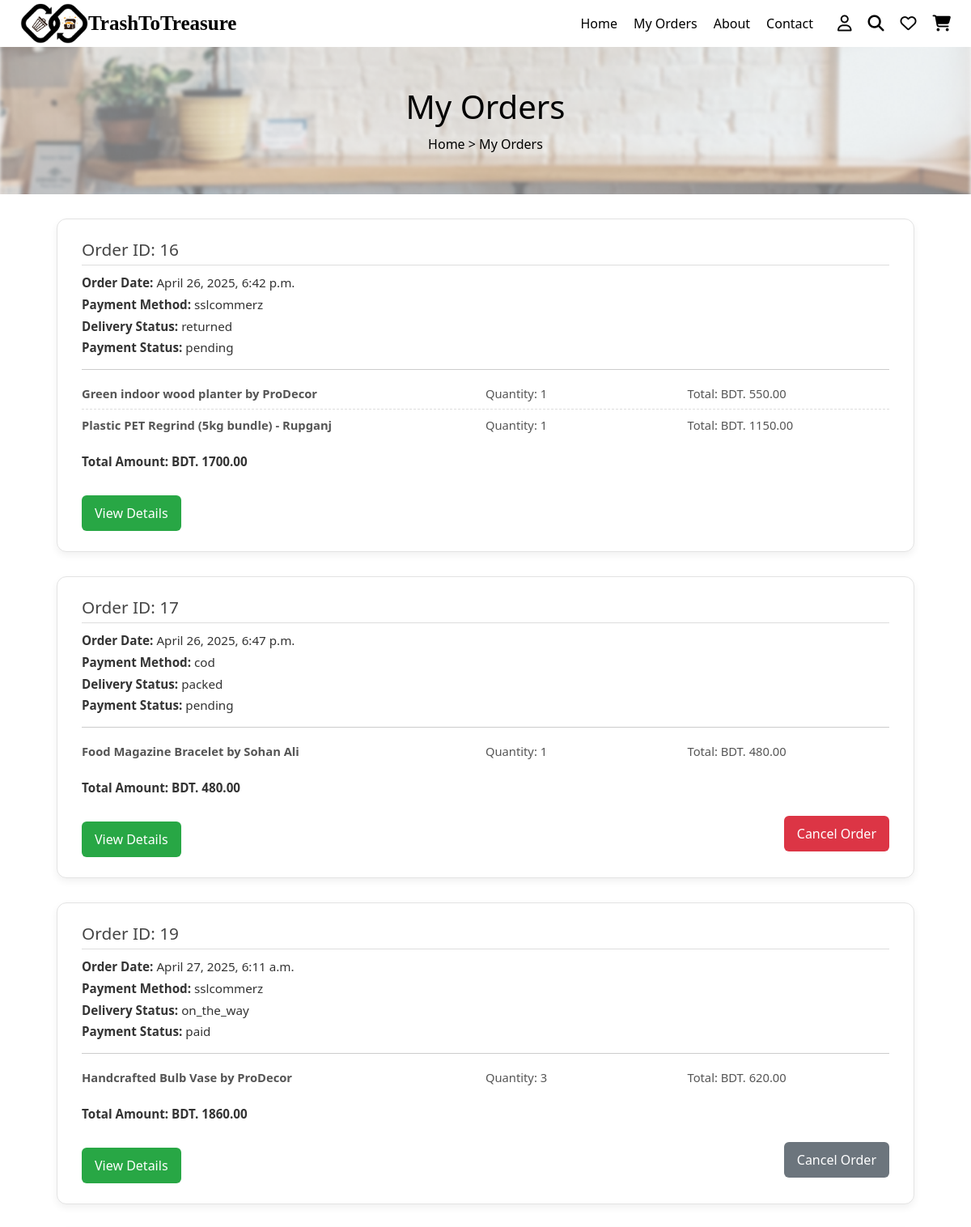
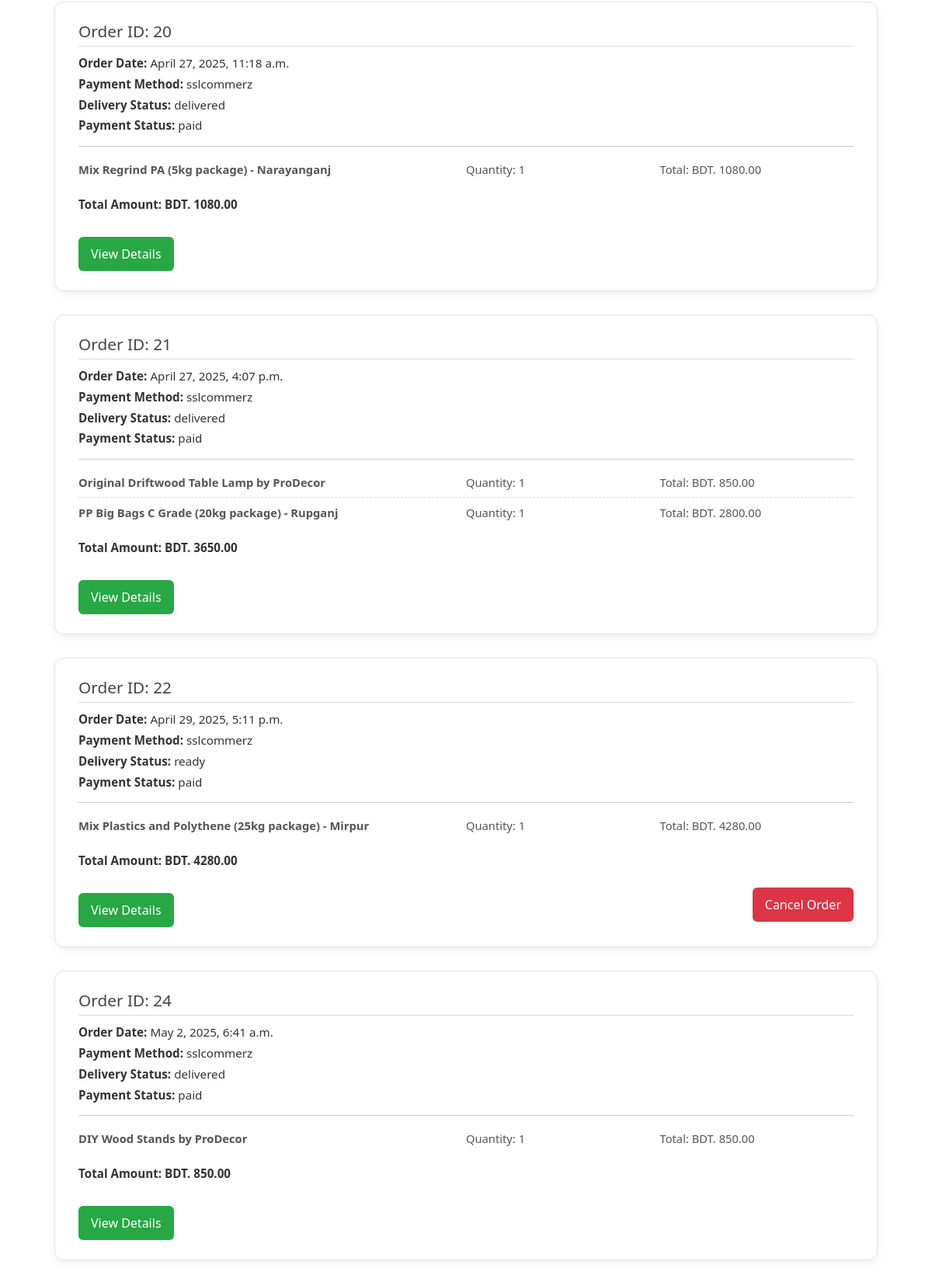
Page /my-orders/ (signed in, upper part) on the committed database (2 pictures, top to bottom).
### marketplace/models.py (models this page shows, shortened)
class Order(models.Model):
    PAYMENT_CHOICES = [
        ('sslcommerz', 'SSLCommerz'),
        ('cod', 'Cash on Delivery'),
    ]
    PAYMENT_STATUS_CHOICES = [
        ('pending', 'Pending'),
        ('paid', 'Paid'),
        ('failed', 'Failed'),
    ]
    DELIVERY_STATUS_CHOICES = [
        ('ready', 'Ready to Ship'),
        ('packed', 'Packed'),
        ('on_the_way', 'On the Way'),
        ('delivered', 'Delivered'),
        ('cancelled', 'Cancelled'),
        ('returned', 'Returned'),
    ]
    buyer = models.ForeignKey(User, on_delete=models.CASCADE)
    first_name = models.CharField(max_length=50, blank=True, null=True)
    last_name = models.CharField(max_length=50, blank=True, null=True)
    company = models.CharField(max_length=100, blank=True, null=True)
    country = models.CharField(max_length=50, blank=True, null=True)
    street_address = models.CharField(max_length=255, blank=True, null=True)
    city = models.CharField(max_length=50, blank=True, null=True)
    state = models.CharField(max_length=50, blank=True, null=True)
    zip_code = models.CharField(max_length=10, blank=True, null=True)
    phone = models.CharField(max_length=20, blank=True, null=True)
    email = models.EmailField(blank=True, null=True)
    payment_method = models.CharField(max_length=20, choices=PAYMENT_CHOICES)
    payment_status = models.CharField(max_length=20, choices=PAYMENT_STATUS_CHOICES, default='pending')
    delivery_status = models.CharField(max_length=20, choices=DELIVERY_STATUS_CHOICES, default='ready')
    total_amount = models.DecimalField(max_digits=10, decimal_places=2)
    created_at = models.DateTimeField(auto_now_add=True)
    assigned_delivery_guy = models.ForeignKey(
        User,
        on_delete=models.SET_NULL,
        null=True,
        blank=True,
        related_name='assigned_orders'
    )
    expected_delivery = models.DateTimeField(null=True, blank=True)

class OrderItem(models.Model):
    order = models.ForeignKey(Order, on_delete=models.CASCADE, related_name='items')
    content_type = models.ForeignKey(ContentType, on_delete=models.CASCADE)
    object_id = models.PositiveIntegerField()
    item = GenericForeignKey('content_type', 'object_id')
    quantity = models.PositiveIntegerField()
    price = models.DecimalField(max_digits=10, decimal_places=2)

class UpcycledProduct(models.Model):
    product_name = models.CharField(max_length=255, default="")
    category = models.CharField(max_length=100, default="")
    description = models.TextField()
    price = models.DecimalField(max_digits=10, decimal_places=2)
    product_status = models.CharField(max_length=20, choices=PRODUCT_STATUS_CHOICES, default='active')
    artisan = models.ForeignKey(User, on_delete=models.CASCADE, related_name='upcycled_products', null=True, blank=True)
    approval_status = models.BooleanField(default=False)
    stock_availability = models.IntegerField()
    product_images = models.ImageField(upload_to='upcycled_products/', blank=True, null=True)
    location = models.CharField(max_length=255, default="")
    rating = models.DecimalField(max_digits=3, decimal_places=2, default=0.0)
    tags = models.CharField(max_length=255, blank=True, null=True)
    listing_date = models.DateTimeField(auto_now_add=True)
    last_updated = models.DateTimeField(auto_now=True, null=True, blank=True)
    sold_count = models.IntegerField(default=0)
    delivery_status = models.CharField(max_length=20, choices=DELIVERY_STATUS_CHOICES, default='ready')
    slug = models.SlugField(max_length=255, unique=True, blank=True)
    reviews = GenericRelation(Review)
    def __str__(self):
        if self.artisan:
          display_name = getattr(self.artisan, 'name', None) or self.artisan.get_full_name() or self.artisan.username
        else:
            display_name = "Unknown"
        return f"{self.product_name} by {display_name}"

class TrashItem(models.Model):
    material_name = models.CharField(max_length=255, default="")  # Change as needed
    category = models.CharField(max_length=100, default="")  # Change as needed
    description = models.TextField()
    condition = models.CharField(max_length=50, default="")  # Set a meaningful default
    quantity = models.IntegerField(default=0)
    price = models.DecimalField(max_digits=10, decimal_places=2)
    trash_point = models.CharField(max_length=255, default="")  # Set a meaningful default
    images = models.ImageField(upload_to='waste_images/', blank=True, null=True)
    location = models.CharField(max_length=255, default="")  # Set a meaningful default
    product_status = models.CharField(max_length=20, choices=PRODUCT_STATUS_CHOICES, default='')
    delivery_status = models.CharField(max_length=20, choices=DELIVERY_STATUS_CHOICES, default='')
    slug = models.SlugField(max_length=255, unique=True, blank=True)
    listing_date = models.DateTimeField(auto_now_add=True)
    last_updated = models.DateTimeField(auto_now=True, null=True, blank=True)
    tags = models.CharField(max_length=255, blank=True, null=True)
    rating = models.DecimalField(max_digits=3, decimal_places=2, default=0.0)
    reviews = GenericRelation(Review)
    def __str__(self):
        return f"{self.material_name} - {self.trash_point}"

### users/models.py (models this page shows, shortened)
class CustomUser(AbstractUser):
    name = models.CharField(max_length=100)
    email = models.EmailField(unique=True)
    phone = models.CharField(max_length=15)
    role = models.CharField(max_length=10, choices=ROLE_CHOICES)
    account_status = models.CharField(max_length=10, choices=ACCOUNT_STATUS_CHOICES, default='active')
    objects = CustomUserManager()  # ✅ Use your custom manager
    REQUIRED_FIELDS = ['email']
    USERNAME_FIELD = 'username'

### marketplace/views.py (the view)
# urls.py: path('my-orders/', views.my_orders, name='my_orders'),
@login_required
def my_orders(request):
    orders = Order.objects.filter(buyer=request.user)  # Assuming user is a ForeignKey in Order model
    context = {
        'orders': orders
    }
    return render(request, 'my_orders.html', context)

### marketplace/templates/my_orders.html (shortened to what this page needs)
{% load static %}
{% include "header.html" %}
<!DOCTYPE html>
<html lang="en">
<head>
    <link rel="stylesheet" href="{% static 'css/my_orders.css' %}">
</head>
<body>
    <section class="product-banner">
        <h2>My Orders</h2>
        <p><a href="/">Home</a> > My Orders</p>
    </section>
    <div class="my-orders-container">
        <div class="order-grid">
            {% for order in orders %}
                <div class="order-card">
                    <h3>Order ID: {{ order.id }}</h3>
                    <p><strong>Order Date:</strong> {{ order.created_at }}</p>
                    <p><strong>Payment Method:</strong> {{ order.payment_method }}</p>
                    <p><strong>Delivery Status:</strong> {{ order.delivery_status }}</p>
                    <p><strong>Payment Status:</strong> {{ order.payment_status }}</p>
                    <div class="order-items">
                        {% for item in order.items.all %}
                            <div class="order-item">
                                <p><strong>
                                    {% if item.item %}
                                        {{ item.item }}
                                    {% else %}
                                        No product found
                                    {% endif %}
                                </strong></p>
                                <p>Quantity: {{ item.quantity }}</p>
                                <p>Total: BDT. {{ item.price }}</p>
                            </div>
                        {% endfor %}
                    </div>
                    <div class="order-total">
                        <p><strong>Total Amount: </strong>BDT. {{ order.total_amount }}</p>
                    </div>
                    <div style="display: flex; justify-content: space-between; align-items: center; margin-top: 15px;">
                        <a href="{% url 'order_details' order.id %}" class="view-details-btn">View Details</a>
                        {% if order.delivery_status|lower == 'ready' or order.delivery_status|lower == 'packed' %}
                            <form method="POST" action="{% url 'cancel_order' order.id %}">
                                <button type="submit" class="cancel-order-btn">Cancel Order</button>
                            </form>
                        {% elif order.delivery_status|lower == 'on_the_way' %}
                            <button class="cancel-disabled-btn" onclick="alert('Order is on the way. You cannot cancel it now.')">Cancel Order</button>
                        {% endif %}
                    </div>
                </div>
            {% empty %}
                <p>You have no orders yet.</p>
            {% endfor %}
        </div>
    </div>
    {% include "footer.html" %}
</body>
</html>

### marketplace/static/css/my_orders.css (style rules this page uses)
.product-banner { text-align: center; padding: 50px 0; background: url('/static/images/bg.png') no-repeat center; background-size: cover; color: #000; }
.product-banner h2 { font-size: 40px; margin: 0; }
.product-banner p { margin: 10px 0 0; }
.product-banner a { color: #000; text-decoration: none; }
h2 { font-size: 24px; margin-bottom: 20px; color: #333; }
form { display: flex; flex-direction: column; gap: 15px; }
.my-orders-container { max-width: 1100px; margin: 0 auto; padding: 30px 20px; }
.order-grid { display: flex; flex-direction: column; gap: 30px; }
.order-card { background-color: #ffffff; padding: 25px 30px; border: 1px solid #e3e3e3; border-radius: 12px; box-shadow: 0 4px 10px rgba(0, 0, 0, 0.06); transition: transform 0.2s ease; }
.order-card h3 { color: #444; margin-bottom: 10px; font-size: 1.3rem; border-bottom: 1px solid #ddd; padding-bottom: 6px; }
.order-card p { margin: 4px 0; font-size: 0.95rem; color: #333; }
.order-items { margin-top: 15px; padding-top: 10px; border-top: 1px solid #ccc; }
.order-item { display: grid; grid-template-columns: 2fr 1fr 1fr; padding: 8px 0; border-bottom: 1px dashed #ddd; }
.order-item:last-child { border-bottom: none; }
.order-item p { margin: 0; font-size: 0.92rem; color: #555; }
.order-total { margin-top: 15px; font-weight: bold; color: #222; font-size: 1rem; }
.view-details-btn { display: inline-block; margin-top: 15px; padding: 10px 16px; background-color: #28a745; color: #fff; border-radius: 6px; text-decoration: none; font-weight: 500; transition: background-color 0.3s ease; }
.cancel-order-btn { padding: 10px 16px; background-color: #dc3545; color: #fff; border: none; border-radius: 6px; cursor: pointer; font-weight: 500; transition: background-color 0.3s ease; }
.cancel-disabled-btn { padding: 10px 16px; background-color: #6c757d; color: #fff; border: none; border-radius: 6px; cursor: not-allowed; font-weight: 500; }

### marketplace/templates/header.html (style rules this page uses)
* { margin: 0; padding: 0; box-sizing: border-box; }
body { font-family: Arial, sans-serif; background: #fff; }

### rows in the picture
Order: id "16", created_at "April 26, 2025, 6:42 p.m.", payment_method "sslcommerz", delivery_status "returned", payment_status "pending", total_amount "1700.00"
OrderItem: item "Green indoor wood planter by ProDecor", quantity "1", price "550.00"
OrderItem: item "Plastic PET Regrind (5kg bundle) - Rupganj", quantity "1", price "1150.00"
Order: id "17", created_at "April 26, 2025, 6:47 p.m.", payment_method "cod", delivery_status "packed", payment_status "pending", total_amount "480.00", shows "Cancel Order"
OrderItem: item "Food Magazine Bracelet by Sohan Ali", quantity "1", price "480.00"
Order: id "19", created_at "April 27, 2025, 6:11 a.m.", payment_method "sslcommerz", delivery_status "on_the_way", payment_status "paid", total_amount "1860.00", shows "Cancel Order"
OrderItem: item "Handcrafted Bulb Vase by ProDecor", quantity "3", price "620.00"
Order: id "20", created_at "April 27, 2025, 11:18 a.m.", payment_method "sslcommerz", delivery_status "delivered", payment_status "paid", total_amount "1080.00"
OrderItem: item "Mix Regrind PA (5kg package) - Narayanganj", quantity "1", price "1080.00"
Order: id "21", created_at "April 27, 2025, 4:07 p.m.", payment_method "sslcommerz", delivery_status "delivered", payment_status "paid", total_amount "3650.00"
OrderItem: item "Original Driftwood Table Lamp by ProDecor", quantity "1", price "850.00"
OrderItem: item "PP Big Bags C Grade (20kg package) - Rupganj", quantity "1", price "2800.00"
Order: id "22", created_at "April 29, 2025, 5:11 p.m.", payment_method "sslcommerz", delivery_status "ready", payment_status "paid", total_amount "4280.00", shows "Cancel Order"
OrderItem: item "Mix Plastics and Polythene (25kg package) - Mirpur", quantity "1", price "4280.00"
Order: id "24", created_at "May 2, 2025, 6:41 a.m.", payment_method "sslcommerz", delivery_status "delivered", payment_status "paid", total_amount "850.00"
OrderItem: item "DIY Wood Stands by ProDecor", quantity "1", price "850.00"
